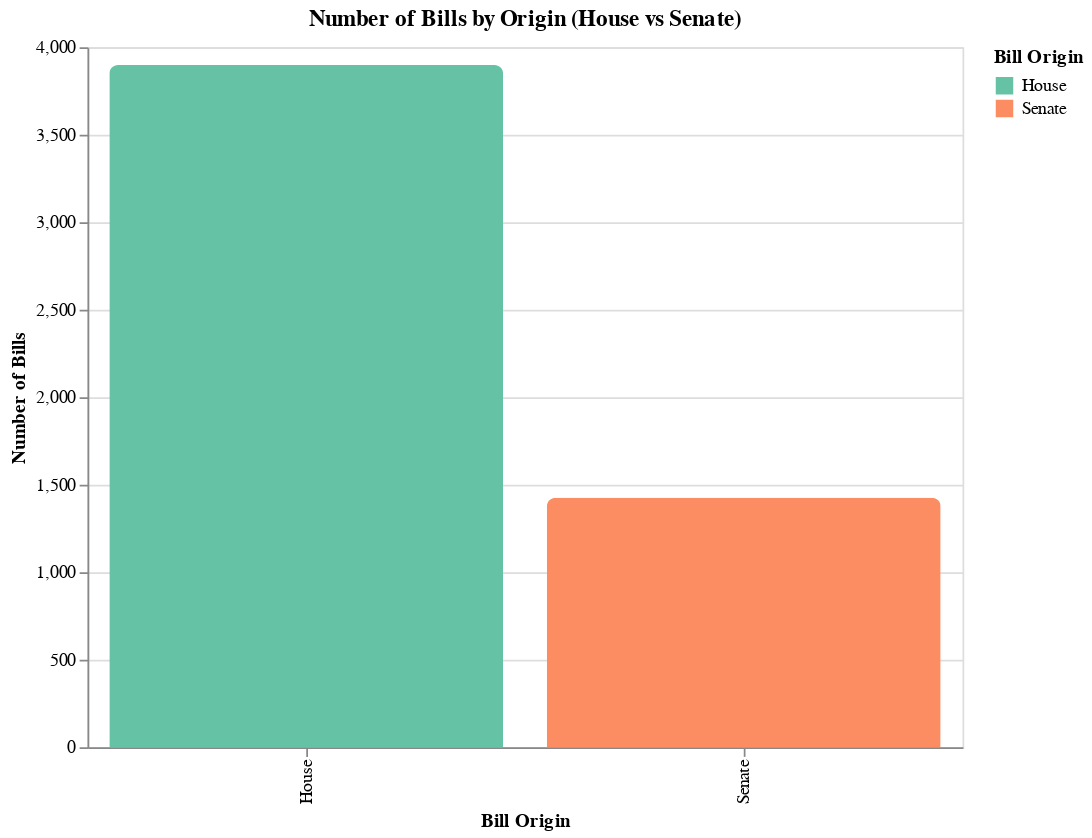

Write notebook code for a chart like this one.
### Code cell
co_leg_bills_df['Bill Origin'] = co_leg_bills_df['Bill Number'].apply(
    lambda x: 'House' if 'H' in x else ('Senate' if 'S' in x else 'Unknown')
)
bill_origin_counts = co_leg_bills_df['Bill Origin'].value_counts()
bill_origin_counts_alt = co_leg_bills_df['Bill Origin'].value_counts().reset_index()
bill_origin_counts_alt.columns = ['Bill Origin', 'Count']

chart = alt.Chart(bill_origin_counts_alt).mark_bar(cornerRadiusTopLeft=5, cornerRadiusTopRight=5).encode(
    x=alt.X('Bill Origin:N', title='Bill Origin'),
    y=alt.Y('Count:Q', title='Number of Bills'),
    color=alt.Color('Bill Origin:N', scale=alt.Scale(scheme='set2'), title='Bill Origin'),
    tooltip=['Bill Origin', 'Count']
).properties(
    title="Number of Bills by Origin (House vs Senate)",
    width=500,
    height=400
)
chart

### Figure 1 — Vega-Lite specification as saved in the notebook (floating-point values rounded to 4 significant figures)
{"config": {"view": {"continuousWidth": 300, "continuousHeight": 300}}, "data": {"name": "data-e3f390f723f306d93a3f1d627d26224a"}, "mark": {"type": "bar", "cornerRadiusTopLeft": 5, "cornerRadiusTopRight": 5}, "encoding": {"color": {"field": "Bill Origin", "scale": {"scheme": "set2"}, "title": "Bill Origin", "type": "nominal"}, "tooltip": [{"field": "Bill Origin", "type": "nominal"}, {"field": "Count", "type": "quantitative"}], "x": {"field": "Bill Origin", "title": "Bill Origin", "type": "nominal"}, "y": {"field": "Count", "title": "Number of Bills", "type": "quantitative"}}, "height": 400, "title": "Number of Bills by Origin (House vs Senate)", "width": 500, "$schema": "https://vega.github.io/schema/vega-lite/v5.8.0.json", "datasets": {"data-e3f390f723f306d93a3f1d627d26224a": [{"Bill Origin": "House", "Count": 3899}, {"Bill Origin": "Senate", "Count": 1426}]}}
